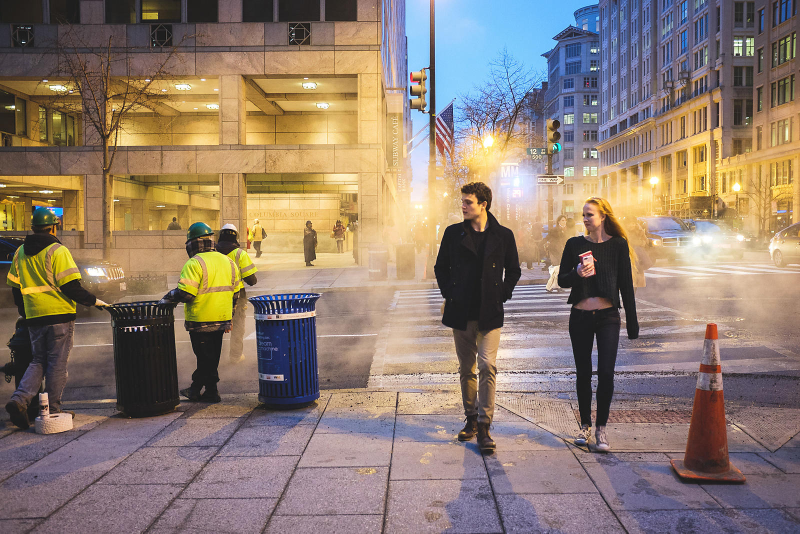
#> input picture person_detection/images/people1.jpg, 1600 x 1067 px (shown at 1/2 size); its folder holds only this picture in this run
$ python main.py
#> lines starting #> are read from the running program, lines starting #| are printed output that depends on the picture; after the words box and inside, x2 and y2 are one past the last pixel; in counts of white or black regions, pixels touching at a corner belong together
### person_detection/detector.py
import cv2
import imutils

HOGCV = cv2.HOGDescriptor()
HOGCV.setSVMDetector(cv2.HOGDescriptor_getDefaultPeopleDetector())


def detect(img_path):
#> called with img_path = 'images/people1.jpg'
    image = cv2.imread(img_path)
#> image is the input picture: shape (1067, 1600, 3); mean B, G, R 111.5, 124.2, 141.9
    image = imutils.resize(image, width=min(550, image.shape[1]))
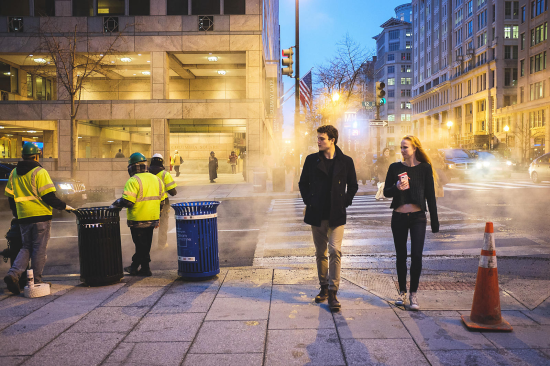
#> image: shape (366, 550, 3); mean B, G, R 111.5, 124.2, 141.9

    box_cordinates, weights = HOGCV.detectMultiScale(image,
                                                     winStride=(8, 8),
                                                     padding=(32, 32),
                                                     scale=1.08)
#> box_cordinates = [[94, 132, 92, 182], [355, 103, 112, 223], [271, 99, 113, 225], [0, 118, 82, 194]]; weights = [1.11, 2.85, 2.96, 0.677]

    person = 1
    for x, y, w, h in box_cordinates:
        cv2.rectangle(image, (x, y), (x + w, y + h), (0, 255, 0), 2)
        cv2.putText(image, f'osoba {person}', (x, y),
                    cv2.FONT_HERSHEY_SIMPLEX, 0.5, (0, 0, 255), 1)
        person += 1
#> this loop made 4 passes
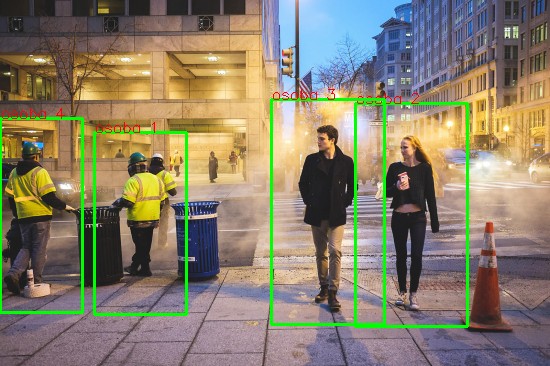
#> image: shape (366, 550, 3); 3.68% of pixels changed, all inside (x1, y1, x2, y2) = (0, 89, 469, 328)
#> after the loop, person = 5

    cv2.putText(image, f'Suma osob: {person - 1}', (40, 20),
                cv2.FONT_HERSHEY_DUPLEX, 0.8, (0, 255, 255), 2)
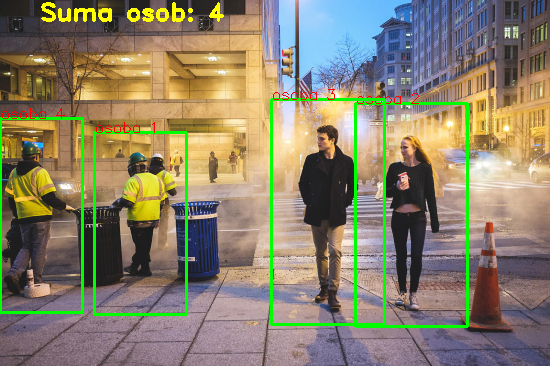
#> image: shape (366, 550, 3); 0.65% of pixels changed, all inside (x1, y1, x2, y2) = (41, 2, 224, 22)
    cv2.imshow('Wynik', image)
    cv2.waitKey(0)
    cv2.destroyAllWindows()

    return  image

### person_detection/main.py
import os
from detector import detect

for filename in os.scandir('images'):
    detect(filename.path)

$ run again, on person_detection/images/people2.jpg
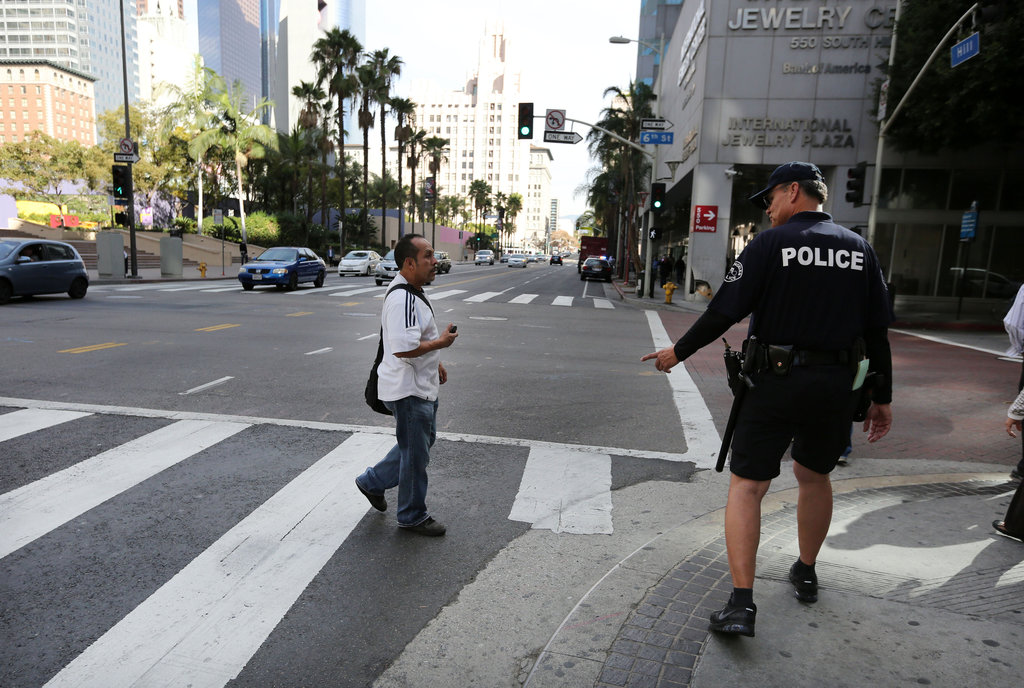
#> input picture person_detection/images/people2.jpg, 1024 x 688 px
#> in detect, image is the input picture: shape (688, 1024, 3); mean B, G, R 117.6, 118.8, 118.9
#> box_cordinates = [[169, 105, 104, 207], [345, 56, 161, 313]]; weights = [1.13, 1.05]
#> the loop in detect, `for x, y, w, h in box_cordinates:` made 2 passes
#> (x, y, w, h, person) on passes 1 to 2: (169, 105, 104, 207, 2), (345, 56, 161, 313, 3)
#> after the loop in detect, `for x, y, w, h in box_cordinates:`:
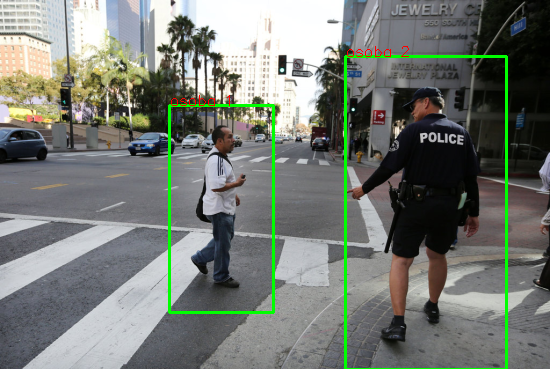
#> image: shape (369, 550, 3); mean B, G, R 115.4, 121.9, 117
#> after the loop in detect, `for x, y, w, h in box_cordinates:`: person = 3
#> in detect, `cv2.putText(image, f'Suma osob: {person - 1}', (40, 20), cv2.FONT_HERS..`:
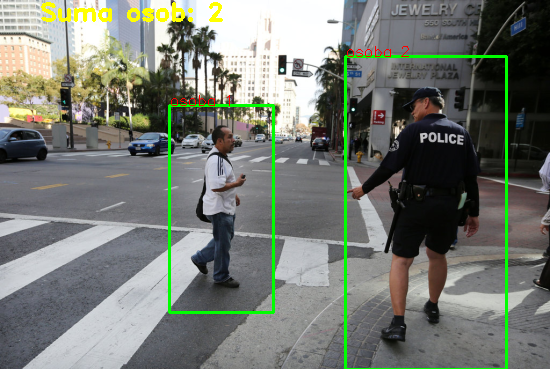
#> image: shape (369, 550, 3); 0.66% of pixels changed, all inside (x1, y1, x2, y2) = (41, 2, 223, 22)

$ run again, on person_detection/images/people3.jpg
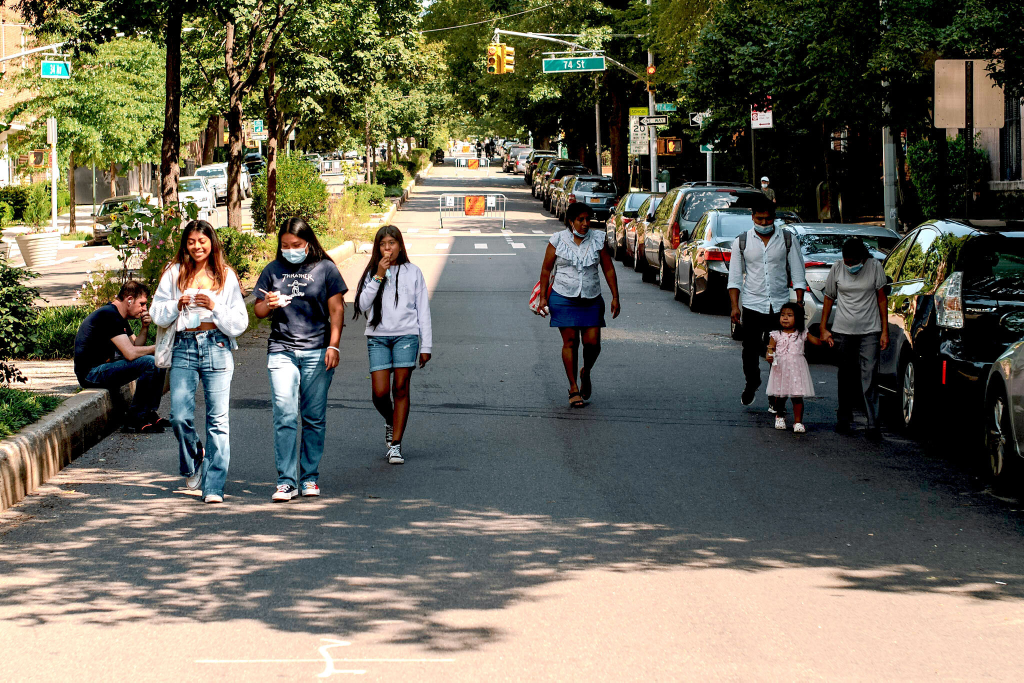
#> input picture person_detection/images/people3.jpg, 2048 x 1365 px (shown at 1/2 size)
#> in detect, image is the input picture: shape (1365, 2048, 3); mean B, G, R 90.8, 105.2, 107.8
#> box_cordinates = [[270, 81, 82, 164], [174, 105, 79, 158], [512, 155, 38, 145], [367, 79, 90, 179], [118, 95, 94, 187], [58, 94, 94, 188]]; weights = [2.27, 2, 2.23, 0.819, 0.844, 0.278]
#> the loop in detect, `for x, y, w, h in box_cordinates:` made 6 passes
#> after the loop in detect, `for x, y, w, h in box_cordinates:`:
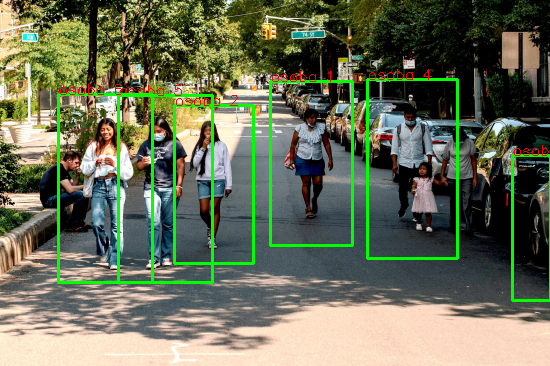
#> image: shape (366, 550, 3); mean B, G, R 86.9, 111.5, 104.6
#> after the loop in detect, `for x, y, w, h in box_cordinates:`: person = 7
#> in detect, `cv2.putText(image, f'Suma osob: {person - 1}', (40, 20), cv2.FONT_HERS..`:
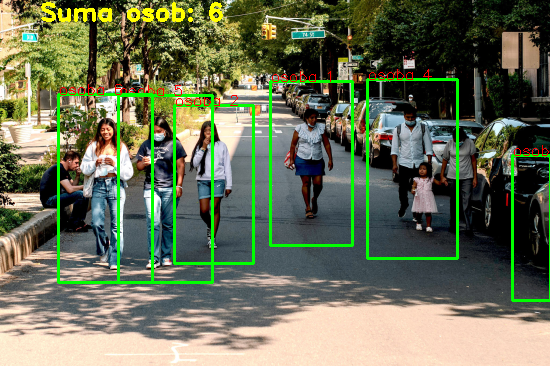
#> image: shape (366, 550, 3); 0.67% of pixels changed, all inside (x1, y1, x2, y2) = (41, 2, 223, 22)

$ run again, on person_detection/images/people5.jpg
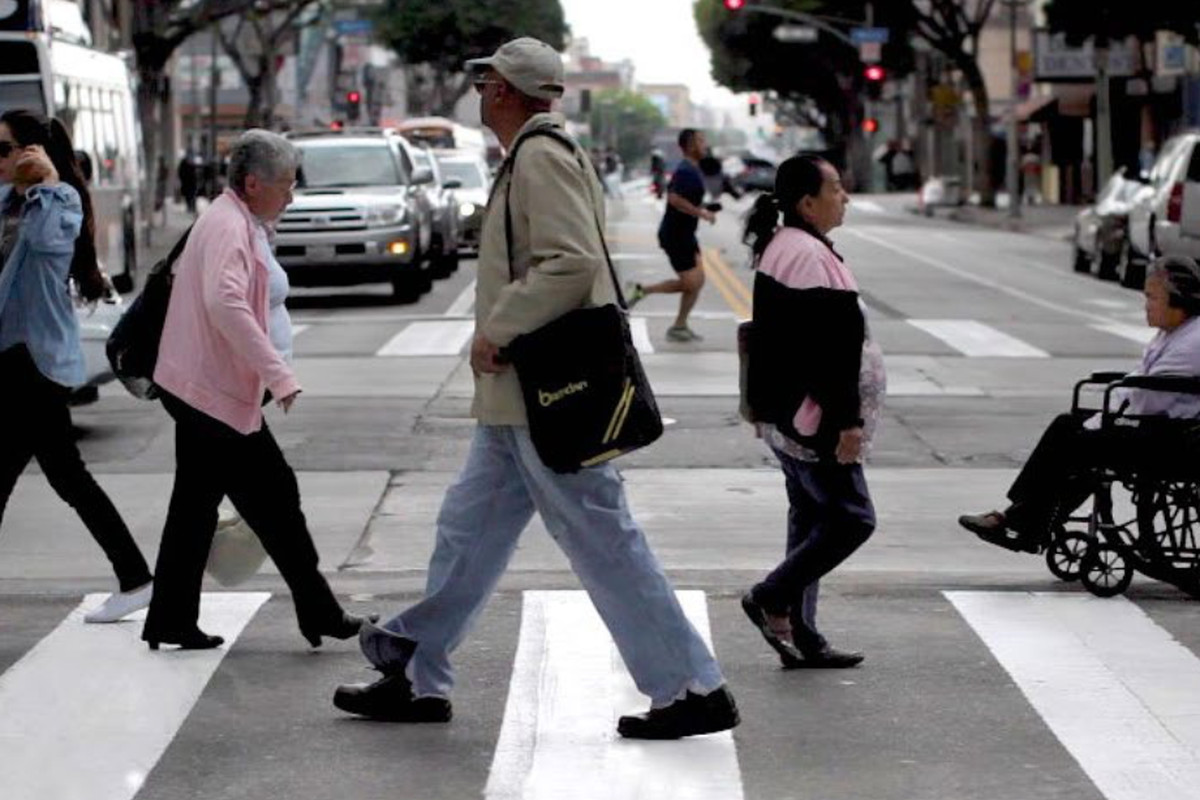
#> input picture person_detection/images/people5.jpg, 1200 x 800 px
#> in detect, image is the input picture: shape (800, 1200, 3); mean B, G, R 113.3, 111.2, 113.5
#> box_cordinates = [[0, 44, 58, 153], [247, 42, 92, 184], [305, 50, 130, 260], [28, 46, 145, 291]]; weights = [0.411, 0.911, 0.793, 1.56]
#> the loop in detect, `for x, y, w, h in box_cordinates:` made 4 passes
#> after the loop in detect, `for x, y, w, h in box_cordinates:`:
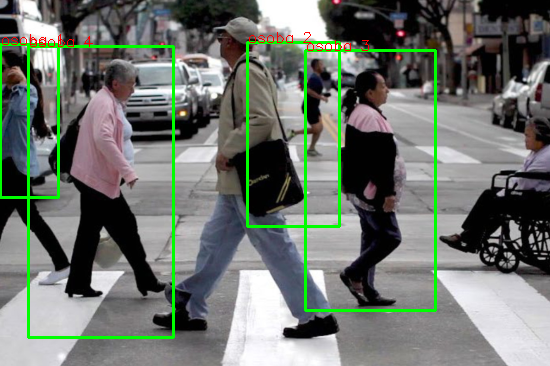
#> image: shape (366, 550, 3); mean B, G, R 108.6, 116, 109.5
#> after the loop in detect, `for x, y, w, h in box_cordinates:`: person = 5
#> in detect, `cv2.putText(image, f'Suma osob: {person - 1}', (40, 20), cv2.FONT_HERS..`:
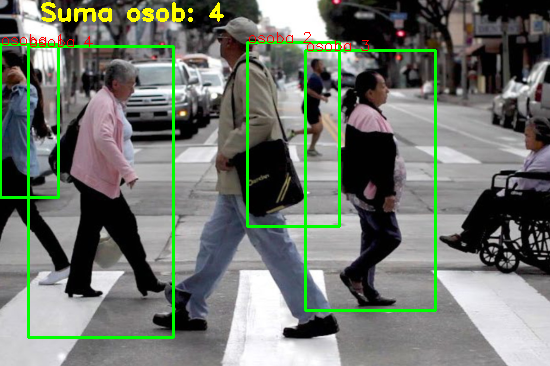
#> image: shape (366, 550, 3); 0.65% of pixels changed, all inside (x1, y1, x2, y2) = (41, 2, 224, 22)
